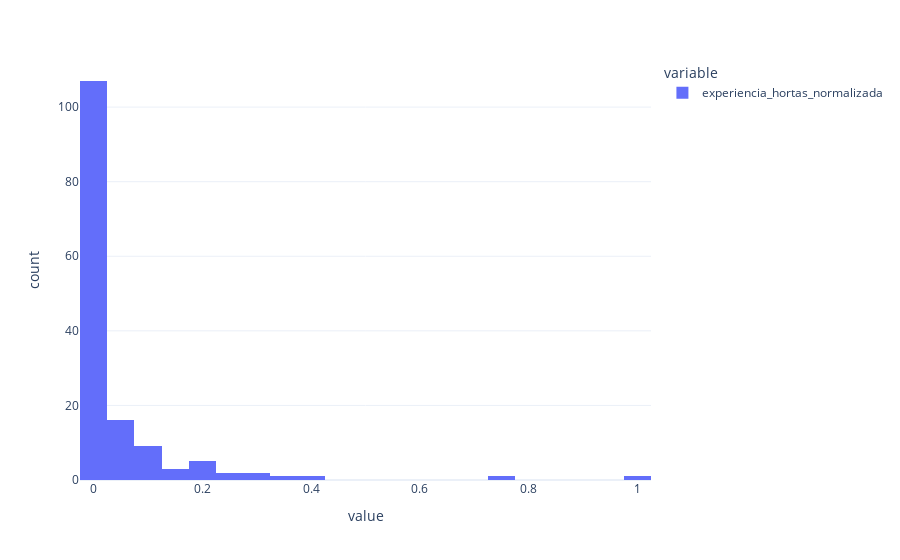

The notebook cell saved with this chart:
### Markdown cell above
### Experience Normalization and Data Quality

After cleaning and processing the individual experience variables, we create the normalized experience score. This process involves:

1. **Data cleaning**: Handle missing values, outliers, and data entry errors
2. **Composite calculation**: Multiply participation × years × frequency 
3. **Normalization**: Scale to 0-1 range by dividing by maximum value
4. **Quality validation**: Check distribution and identify potential issues

The resulting normalized score provides a continuous measure where:
- **0**: No gardening experience
- **>0 to 1**: Increasing levels of experience based on duration and intensity

### Code cell
df["experiencia_hortas_normalizada"].hist()

### Figure 1 — Plotly figure (JSON) as saved in the notebook; plotly's stock layout.template omitted (floating-point values rounded to 4 significant figures; data arrays with more than 128 entries replaced by an {"elided": "..."} marker saying what was removed)
{"data": [{"bingroup": "x", "hovertemplate": "variable=experiencia_hortas_normalizada<br>value=%{x}<br>count=%{y}<extra></extra>", "legendgroup": "experiencia_hortas_normalizada", "marker": {"color": "#636efa", "pattern": {"shape": ""}}, "name": "experiencia_hortas_normalizada", "orientation": "v", "showlegend": true, "type": "histogram", "x": {"elided": "148 float values"}, "xaxis": "x", "yaxis": "y"}], "layout": {"barmode": "relative", "legend": {"title": {"text": "variable"}, "tracegroupgap": 0}, "margin": {"t": 60}, "xaxis": {"anchor": "y", "domain": [0, 1], "title": {"text": "value"}}, "yaxis": {"anchor": "x", "domain": [0, 1], "title": {"text": "count"}}}}
